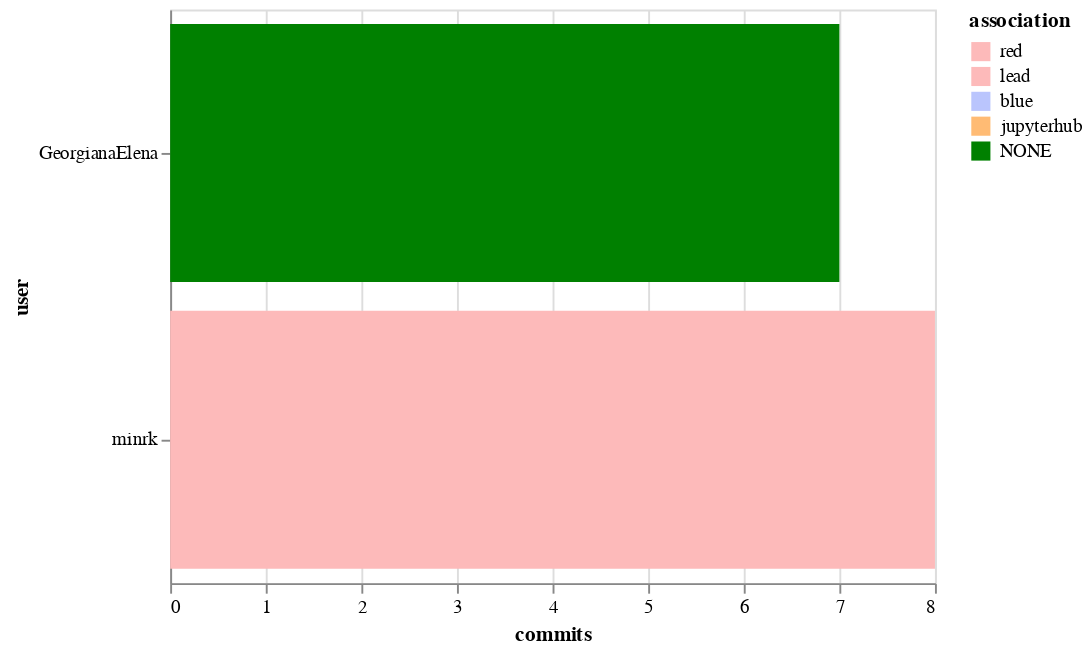

Notebook source saved alongside this figure:
### Code cell
alt.Chart(top_committers).mark_bar().encode(
    x='commits',
    y='user',
    color=alt.Color('association', scale=color_scale)
)

### Figure 1 — Vega-Lite specification as saved in the notebook (floating-point values rounded to 4 significant figures)
{"$schema": "https://vega.github.io/schema/vega-lite/v2.6.0.json", "config": {"view": {"height": 300, "width": 400}}, "data": {"name": "data-62d962136f6e9c92ea59d65af75f3ade"}, "datasets": {"data-62d962136f6e9c92ea59d65af75f3ade": [{"association": "lead", "commits": 8, "user": "minrk"}, {"association": "NONE", "commits": 7, "user": "GeorgianaElena"}]}, "encoding": {"color": {"field": "association", "scale": {"domain": ["red", "lead", "blue", "jupyterhub", "NONE"], "range": ["#fdbaba", "#fdbaba", "#bac5fd", "#ffbb74", "green"]}, "type": "nominal"}, "x": {"field": "commits", "type": "quantitative"}, "y": {"field": "user", "type": "nominal"}}, "mark": "bar"}
